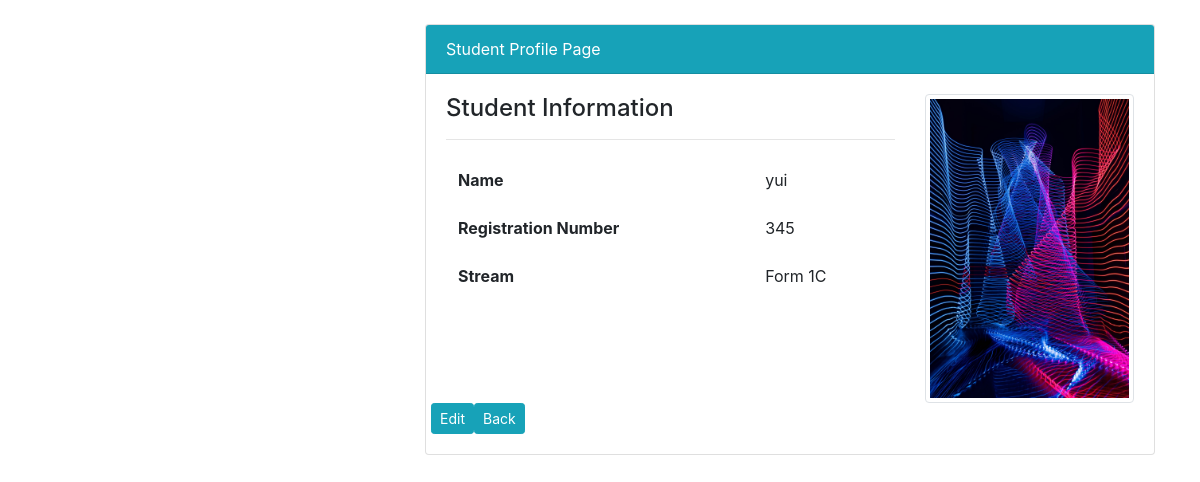
The page /student_detail/42/ on the database its author committed.
### app/models.py (models this page shows, shortened)
class Student(models.Model):
    name = models.CharField(max_length=20)
    email = models.EmailField()
    reg_num = models.CharField(max_length=3,null=True)
    date = models.DateTimeField(default=timezone.now)
    stream_name = models.ForeignKey(Stream, on_delete=models.CASCADE,null=True)
    photo = models.ImageField(upload_to='images/',null=True,blank=True)
    class Meta:
         ordering = ['-date']

class Stream (models.Model):
    stream_name = models.CharField(max_length=50)
    def __str__(self) -> str:
        return self.stream_name

### app/views.py (the view)
# urls.py: path('student_detail/<int:pk>/', views.student_details, name = 'student-det'),
def student_details(request,pk):
    student = Student.objects.get(id=pk)
    context= {
        'student':student,
    }
    return render(request, 'student_details.html', locals())

### app/templates/student_details.html (shortened to what this page needs)
{%extends 'base.html' %}
{% load crispy_forms_tags %}
{% block content %}
<div class="container">
    <div class="row my-4">
        <div class="col-md-4">
        </div>
        <div class="col-md-8">
            <div class="card">
                <div class="card-header bg-info text-white">Student Profile Page</div>
                <div class="card-body">
                    <div class="row">
                        <div class="col-md-8">
                            <span class = "h4">Student  Information</span>
                            <hr>
                            <table class="table bg-white table-borderless">
                                <tbody>
                                    <tr>
                                        <th scope="row">Name</th>
                                        <td>{{student.name}}</td>
                                    </tr>
                                    <tr>
                                        <th scope="row">Registration Number</th>
                                        <td>{{student.reg_num}}</td>
                                    </tr>
                                    <tr>
                                        <th scope="row">Stream</th>
                                        <td>{{student.stream_name}}</td>
                                    </tr>
                                </tbody>
                            </table>
                        </div>
                        <div class="col-md-4">
                            <img src="{{student.photo.url}}" alt="" class="img-thumbnail ">
                        </div>
                        <br>
                        <a class="btn btn-info btn-sm" href="{% url 'stu-update' student.id%}">Edit</a>
                        <a class="btn btn-info btn-sm" href="{% url 'home' %}">Back</a>
                    </div>
                </div>
            </div>
        </div>
    </div>
</div>
{% endblock %}

### rows shown on the page
Student: name "yui", reg_num "345", stream_name "Form 1C", photo (picture)
